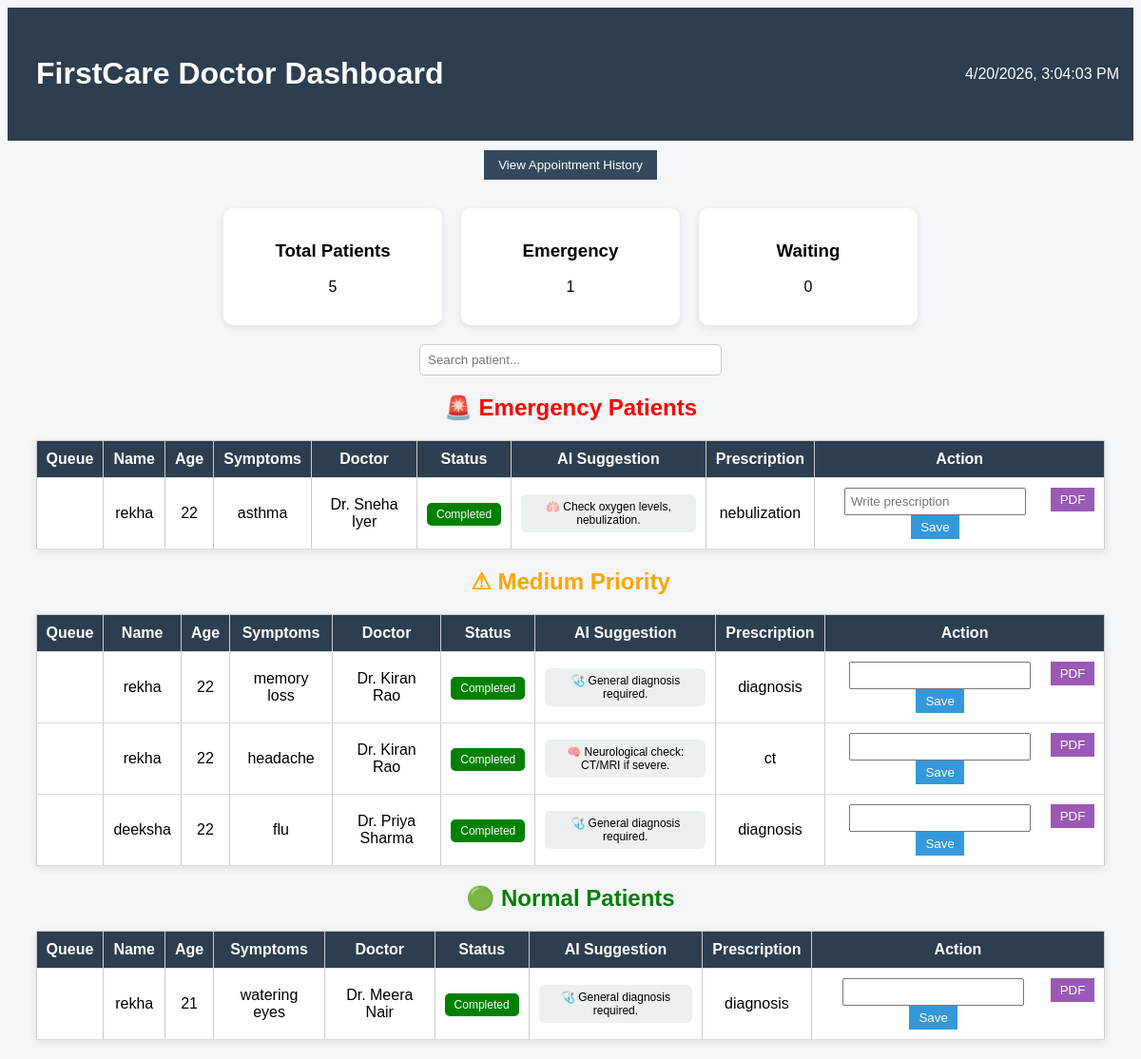
Before: /doctor with the older database file.
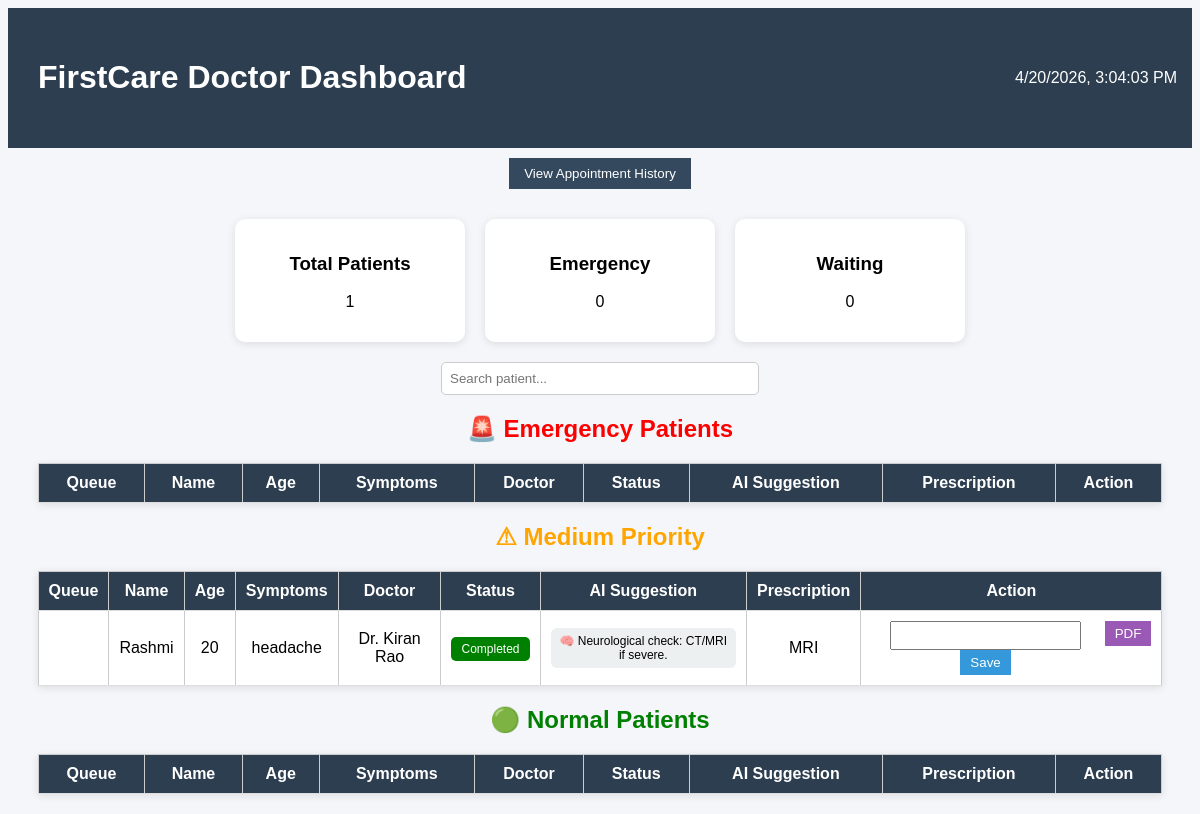
After: the same page with the newer database file.
### tables this page shows
CREATE TABLE patients (
        id INTEGER PRIMARY KEY AUTOINCREMENT,
        name TEXT,
        age INTEGER,
        symptoms TEXT,
        priority TEXT,
        doctor TEXT,
        suggestion TEXT,
        prescription TEXT,
        status TEXT
    );

### app.py (the view)
@app.route("/doctor")
def doctor_dashboard():
    conn = get_connection()
    patients = conn.execute("SELECT * FROM patients").fetchall()
    conn.close()
    return render_template("doctor_dashboard.html", patients=patients)

### db.py (called while the page is built)
def get_connection():
    conn = sqlite3.connect("hospital.db")
    conn.row_factory = sqlite3.Row
    conn.execute("""
    CREATE TABLE IF NOT EXISTS patients (
        id INTEGER PRIMARY KEY AUTOINCREMENT,
        name TEXT,
        age INTEGER,
        symptoms TEXT,
        priority TEXT,
        doctor TEXT,
        suggestion TEXT,
        prescription TEXT,
        status TEXT
    )
    """)
    conn.commit()
    return conn

### templates/doctor_dashboard.html (shortened to what this page needs)
<!DOCTYPE html>
<html>
<head>
<link rel="stylesheet" href="{{ url_for('static', filename='doctor.css') }}">
</head>
<body>
<div class="topbar">
<h1>FirstCare Doctor Dashboard</h1>
<div id="clock"></div>
</div>
<div style="text-align:center">
<a href="/history">
<button class="history-btn">View Appointment History</button>
</a>
</div>
<div class="stats">
<div class="card">
<h3>Total Patients</h3>
<p>{{ patients|length }}</p>
</div>
<div class="card">
<h3>Emergency</h3>
<p>{{ patients|selectattr("priority","equalto","High")|list|length }}</p>
</div>
<div class="card">
<h3>Waiting</h3>
<p>{{ patients|selectattr("prescription","equalto","")|list|length }}</p>
</div>
</div>
<div class="search-box">
<input type="text" id="searchInput" placeholder="Search patient..." onkeyup="searchPatient()">
</div>
<h2 style="color:red;text-align:center;">🚨 Emergency Patients</h2>
<table>
<tr>
<th>Queue</th>
<th>Name</th>
<th>Age</th>
<th>Symptoms</th>
<th>Doctor</th>
<th>Status</th>
<th>AI Suggestion</th>
<th>Prescription</th>
<th>Action</th>
</tr>
{% for patient in patients %}
{% if patient.priority == "High" %}
<tr>
<td>{{ patient.queue }}</td>
<td>{{ patient.name }}</td>
<td>{{ patient.age }}</td>
<td>{{ patient.symptoms }}</td>
<td>{{ patient.doctor }}</td>
<td>
{% if patient.prescription %}
<span class="status done">Completed</span>
{% else %}
<span class="status pending">Waiting</span>
{% endif %}
</td>
<td><div class="ai-box">{{ patient.suggestion }}</div></td>
<td>{{ patient.prescription if patient.prescription else "Not Given" }}</td>
<td>
<div class="action-buttons">
<form action="/add_prescription/{{ patient.id }}" method="POST">
<input type="text" name="prescription" placeholder="Write prescription">
<button type="submit">Save</button>
</form>
<a href="/download/{{ patient.id }}">
<button class="pdf-btn">PDF</button>
</a>
</div>
</td>
</tr>
{% endif %}
{% endfor %}
</table>
<h2 style="color:orange;text-align:center;">⚠ Medium Priority</h2>
<table>
<tr>
<th>Queue</th>
<th>Name</th>
<th>Age</th>
<th>Symptoms</th>
<th>Doctor</th>
<th>Status</th>
<th>AI Suggestion</th>
<th>Prescription</th>
<th>Action</th>
</tr>
{% for patient in patients %}
{% if patient.priority == "Medium" %}
<tr>
<td>{{ patient.queue }}</td>
<td>{{ patient.name }}</td>
<td>{{ patient.age }}</td>
<td>{{ patient.symptoms }}</td>
<td>{{ patient.doctor }}</td>
<td>
{% if patient.prescription %}
<span class="status done">Completed</span>
{% else %}
<span class="status pending">Waiting</span>
{% endif %}
</td>
<td><div class="ai-box">{{ patient.suggestion }}</div></td>
<td>{{ patient.prescription if patient.prescription else "Not Given" }}</td>
<td>
<div class="action-buttons">
<form action="/add_prescription/{{ patient.id }}" method="POST">
<input type="text" name="prescription">
<button type="submit">Save</button>
</form>
<a href="/download/{{ patient.id }}">
<button class="pdf-btn">PDF</button>
</a>
</div>
</td>
</tr>
{% endif %}
{% endfor %}
</table>
<h2 style="color:green;text-align:center;">🟢 Normal Patients</h2>
<table>
<tr>
<th>Queue</th>
<th>Name</th>
<th>Age</th>
<th>Symptoms</th>
<th>Doctor</th>
<th>Status</th>
<th>AI Suggestion</th>
<th>Prescription</th>
<th>Action</th>
</tr>
{% for patient in patients %}
{% if patient.priority == "Low" %}
<tr>
<td>{{ patient.queue }}</td>
<td>{{ patient.name }}</td>
<td>{{ patient.age }}</td>
<td>{{ patient.symptoms }}</td>
<td>{{ patient.doctor }}</td>
<td>
{% if patient.prescription %}
<span class="status done">Completed</span>
{% else %}
<span class="status pending">Waiting</span>
{% endif %}
</td>
<td><div class="ai-box">{{ patient.suggestion }}</div></td>
<td>{{ patient.prescription if patient.prescription else "Not Given" }}</td>
<td>
<div class="action-buttons">
<form action="/add_prescription/{{ patient.id }}" method="POST">
<input type="text" name="prescription">
<button type="submit">Save</button>
</form>
<a href="/download/{{ patient.id }}">
<button class="pdf-btn">PDF</button>
</a>
</div>
</td>
</tr>
{% endif %}
{% endfor %}
</table>
</body>
</html>

### static/doctor.css (style rules this page uses)
body { font-family: Arial; background:#f5f5f5; text-align:center; }
h1 { background:#2c3e50; color:white; padding:15px; }
table { margin:auto; margin-bottom:40px; border-collapse:collapse; width:80%; }
th,td { border:1px solid #ccc; padding:10px; }
th { background:#34495e; color:white; }
input { padding:5px; }
button { background:#3498db; color:white; border:none; padding:5px 10px; cursor:pointer; }

### templates/doctor_dashboard.html (style rules this page uses)
body { background:#f5f6fa; font-family:Arial; }
.topbar { display:flex; justify-content:space-between; align-items:center; background:#2c3e50; color:white; padding:15px; }
.stats { display:flex; gap:20px; margin:20px; justify-content:center; }
.card { background:white; padding:15px; border-radius:10px; box-shadow:0 2px 8px rgba(0,0,0,0.1); width:200px; text-align:center; }
.search-box { text-align:center; margin:20px; }
.search-box input { padding:8px; width:300px; border-radius:5px; border:1px solid #ccc; }
.status { padding:5px 10px; border-radius:5px; color:white; font-size:12px; }
.done { background:green; }
.action-buttons { display:flex; gap:5px; }
.pdf-btn { background:#9b59b6; color:white; border:none; padding:5px 10px; cursor:pointer; }
.history-btn { background:#34495e; color:white; border:none; padding:8px 15px; margin:10px; cursor:pointer; }
table { width:95%; margin:20px auto; border-collapse:collapse; background:white; box-shadow:0 2px 8px rgba(0,0,0,0.1); }
th, td { padding:10px; border-bottom:1px solid #ddd; text-align:center; }
th { background:#2c3e50; color:white; }
.ai-box { background:#ecf0f1; padding:6px; border-radius:6px; font-size:12px; }

Changed rows visible on the page:
removed patients: name "rekha", age "22", symptoms "asthma", doctor "Dr. Sneha Iyer", shows "Completed", suggestion "🫁 Check oxygen levels, nebulization.", prescription "nebulization", shown under "🚨 Emergency Patients"
removed patients: name "rekha", age "22", symptoms "headache", doctor "Dr. Kiran Rao", shows "Completed", suggestion "🧠 Neurological check: CT/MRI if severe.", prescription "ct", shown under "⚠ Medium Priority"
removed patients: name "deeksha", age "22", symptoms "flu", doctor "Dr. Priya Sharma", shows "Completed", suggestion "🩺 General diagnosis required.", prescription "diagnosis", shown under "⚠ Medium Priority"
removed patients: name "rekha", age "21", symptoms "watering eyes", doctor "Dr. Meera Nair", shows "Completed", suggestion "🩺 General diagnosis required.", prescription "diagnosis", shown under "🟢 Normal Patients"
changed patients "Dr. Kiran Rao": name "rekha" → "Rashmi"; age "22" → "20"; symptoms "memory loss" → "headache"; suggestion "🩺 General diagnosis required." → "🧠 Neurological check: CT/MRI if severe."; prescription "diagnosis" → "MRI"
Other visible differences:
{{ patients|length }}: "5" → "1"
{{ patients|selectattr("priority","equalto","High")|list|length }}: "1" → "0"
